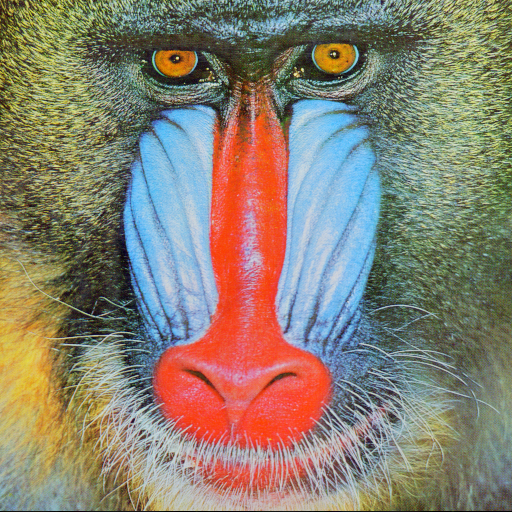
#> input picture Entradas/baboon_colorida.png, 512 x 512 px, found by its file name; its folder holds only this picture in this run
$ python esbocoALapis.py Entradas/baboon_colorida.png   (older library calls are emulated)
#> lines starting #> are read from the running program, lines starting #| are printed output that depends on the picture
import argparse
import cv2
import os

def aplicar_esboco_lapis(caminho_entrada, caminho_saida):
#> called with caminho_entrada = 'Entradas/Entradas/baboon_colorida.png'
    try:
        # Processamento da imagem
        imagem = cv2.imread(caminho_entrada)
#> imagem is the input picture: shape (512, 512, 3); mean B, G, R 113.1, 128.9, 137.4
        if imagem is None:
            print(f"Erro: Não foi possível carregar a imagem {caminho_entrada}!")
            return False

        imagem_cinza = cv2.cvtColor(imagem, cv2.COLOR_BGR2GRAY)
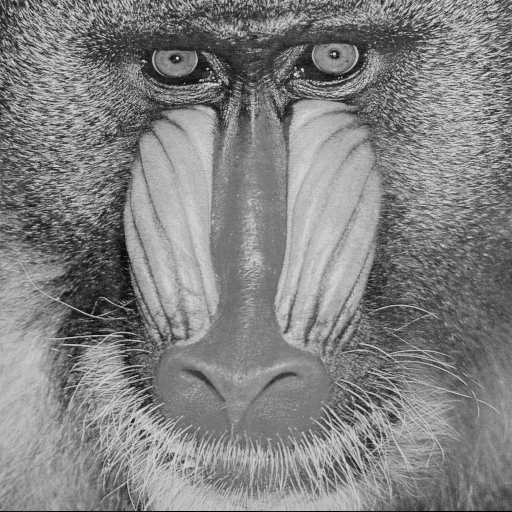
#> imagem_cinza: shape (512, 512); min 0, max 231, mean 129.6
        imagem_desfocada = cv2.GaussianBlur(imagem_cinza, (21, 21), 0)
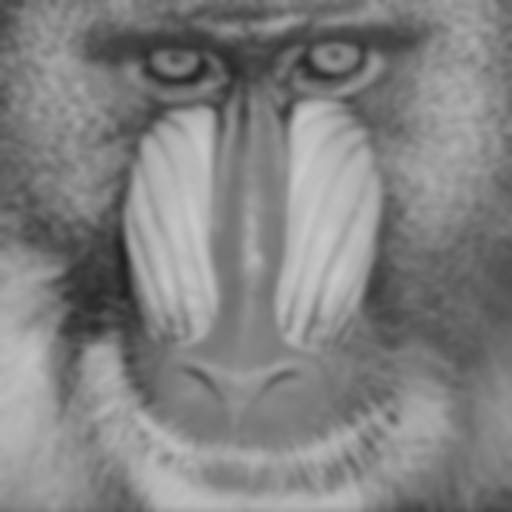
#> imagem_desfocada: shape (512, 512); min 33, max 201, mean 129.7

        imagem_cinza_float = imagem_cinza.astype('float32')
        imagem_desfocada_float = imagem_desfocada.astype('float32')
        esboco = cv2.divide(imagem_cinza_float, imagem_desfocada_float + 1e-6, dtype=cv2.CV_32F)
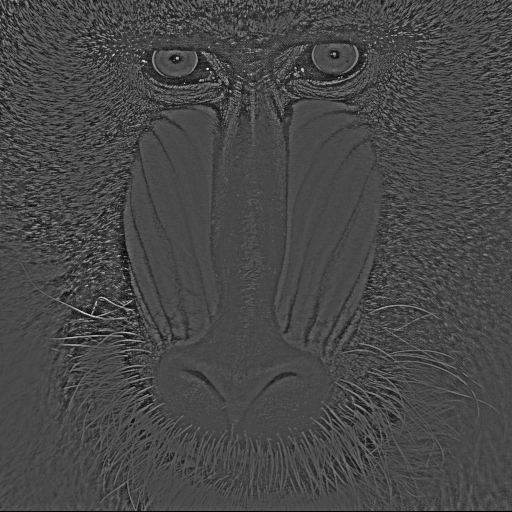
#> esboco: shape (512, 512) float32; min 0, max 3.51, mean 0.993; drawn with min black and max white
        esboco = (esboco * 255).clip(0, 255).astype('uint8')
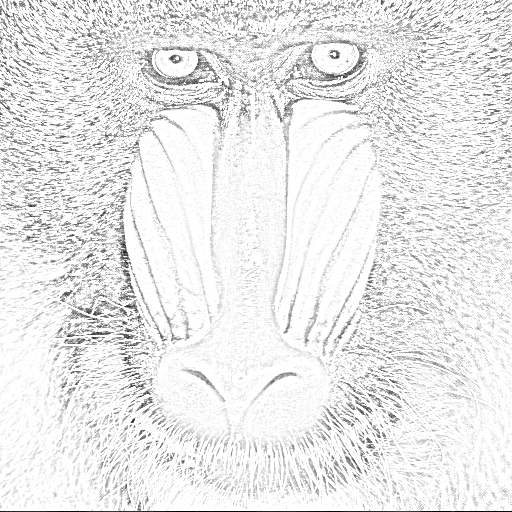
#> esboco: shape (512, 512); min 0, max 255, mean 234.1

        # Cria diretório se não existir (com tratamento de erro)
        os.makedirs(os.path.dirname(caminho_saida), exist_ok=True)

        cv2.imwrite(caminho_saida, esboco)
        return True

    except Exception as e:
        print(f"Erro durante o processamento: {str(e)}")
        return False

if __name__ == "__main__":
    parser = argparse.ArgumentParser(description='Transforma imagens em esboços a lápis')
    parser.add_argument('entrada', help='Caminho da imagem de entrada (pasta "Entradas")')
    parser.add_argument('-s', '--saida', help='Nome do arquivo de saída (pasta "Saidas")', default=None)

    args = parser.parse_args()

    # Configura caminhos
    pasta_entradas = os.path.join(os.path.dirname(__file__), 'Entradas')
    pasta_saidas = os.path.join(os.path.dirname(__file__), 'Saidas')

    caminho_entrada = os.path.join(pasta_entradas, args.entrada)

    if args.saida:
        caminho_saida = os.path.join(pasta_saidas, args.saida)
    else:
        nome_padrao = f"esboco_{args.entrada}"
        caminho_saida = os.path.join(pasta_saidas, nome_padrao)

    # Executa e mostra resultado
    if aplicar_esboco_lapis(caminho_entrada, caminho_saida):
        print(f"✅ Esboço salvo em: {caminho_saida}")
    else:
        print("❌ Falha ao processar a imagem")

$ run again, on Entradas/marinasena.png
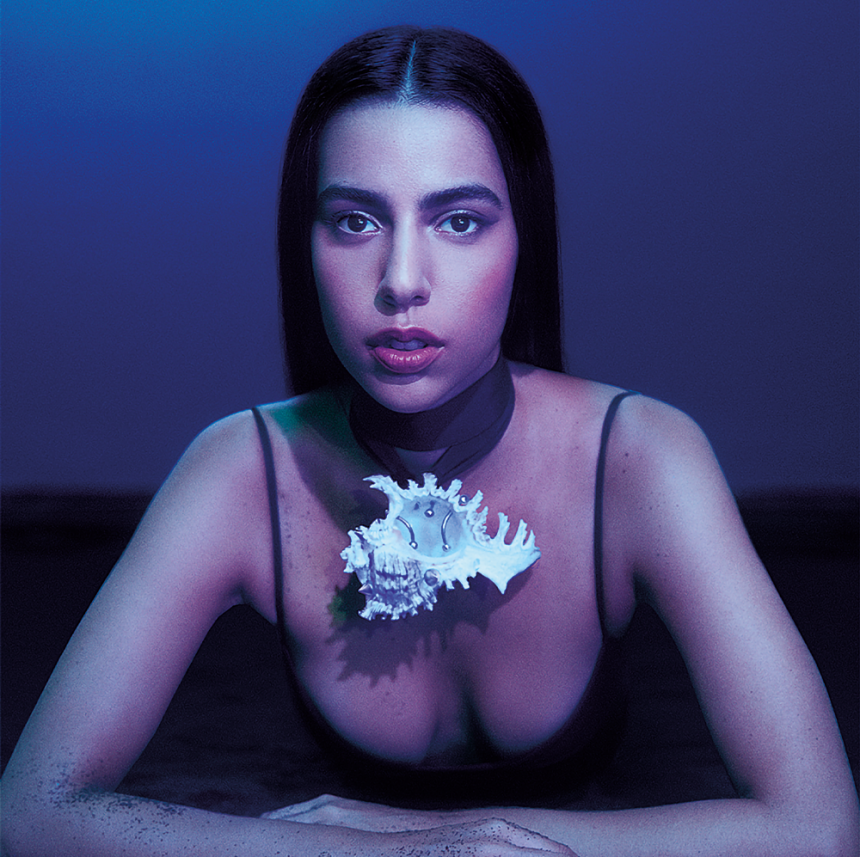
#> input picture Entradas/marinasena.png, 860 x 857 px, found by its file name
#> in aplicar_esboco_lapis, imagem is the input picture: shape (857, 860, 3); mean B, G, R 109.8, 62.6, 59.5
#> in aplicar_esboco_lapis, `imagem_cinza = cv2.cvtColor(imagem, cv2.COLOR_BGR2GRAY)`:
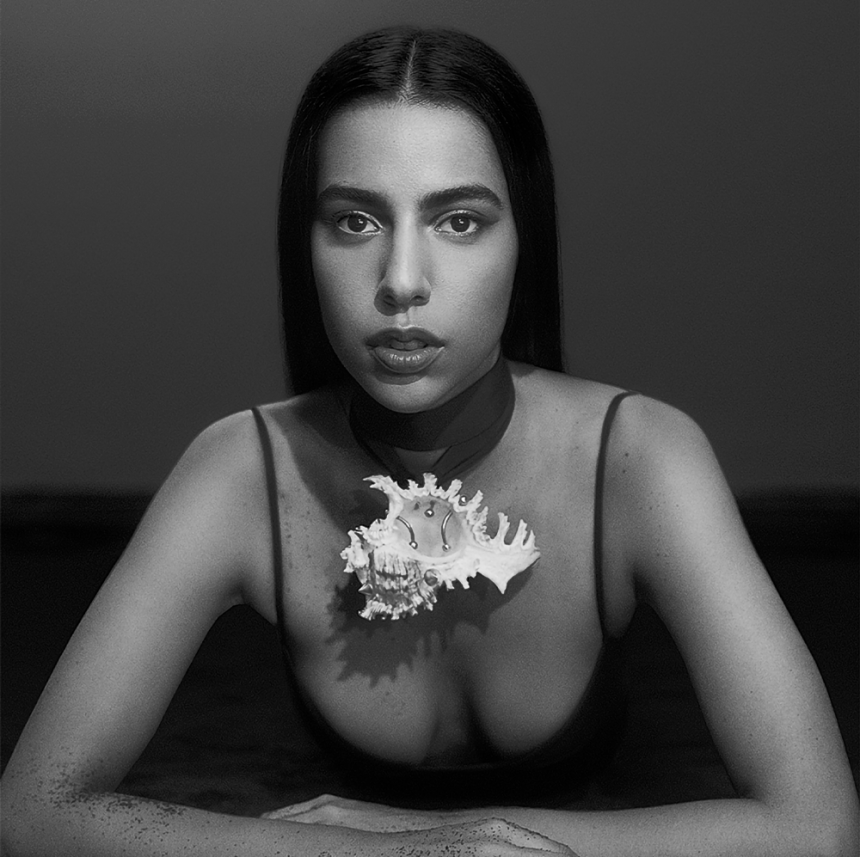
#> imagem_cinza: shape (857, 860); min 0, max 252, mean 67
#> in aplicar_esboco_lapis, `esboco = (esboco * 255).clip(0, 255).astype('uint8')`:
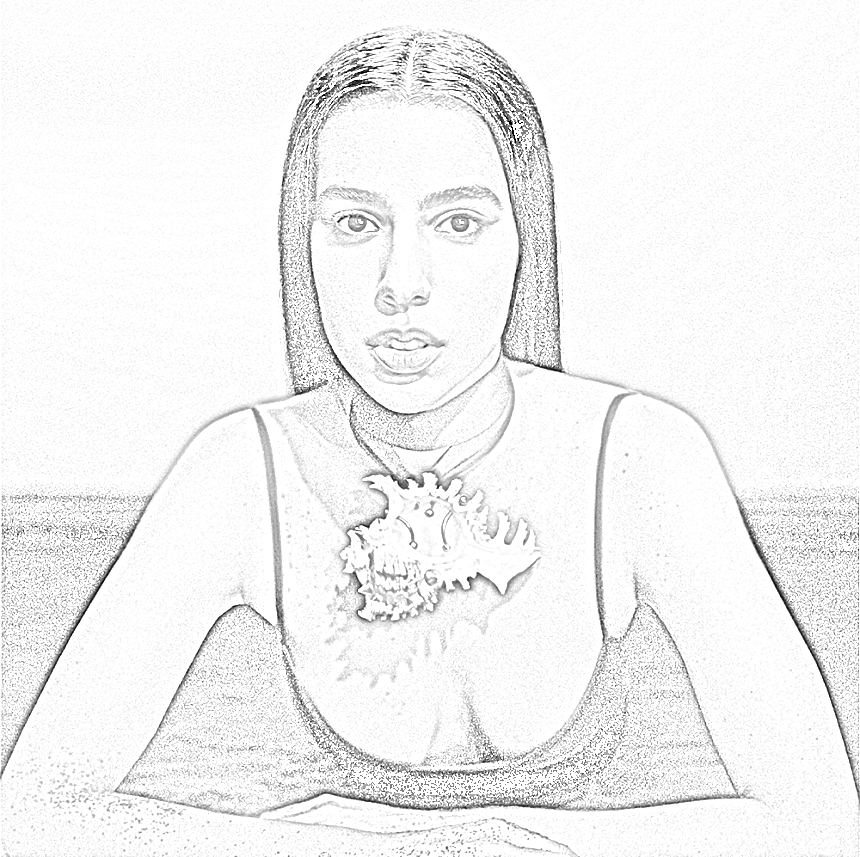
#> esboco: shape (857, 860); min 0, max 255, mean 242.5

$ run again, on Entradas/butterfly.png
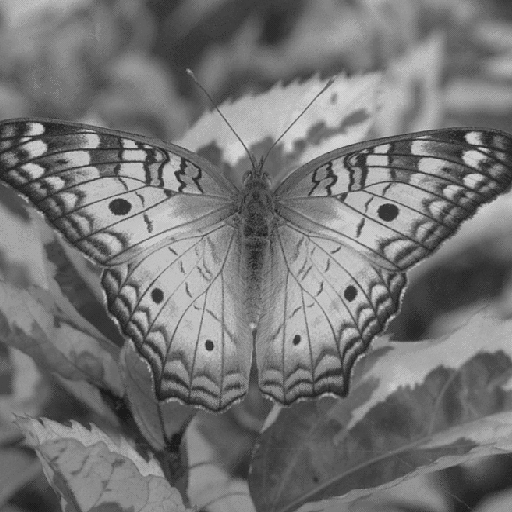
#> input picture Entradas/butterfly.png, 512 x 512 px, found by its file name
#> in aplicar_esboco_lapis, imagem is the input picture: shape (512, 512, 3); min 27, max 212, mean 116.8
#> in aplicar_esboco_lapis, `esboco = cv2.divide(imagem_cinza_float, imagem_desfocada_float + 1e-6,..`:
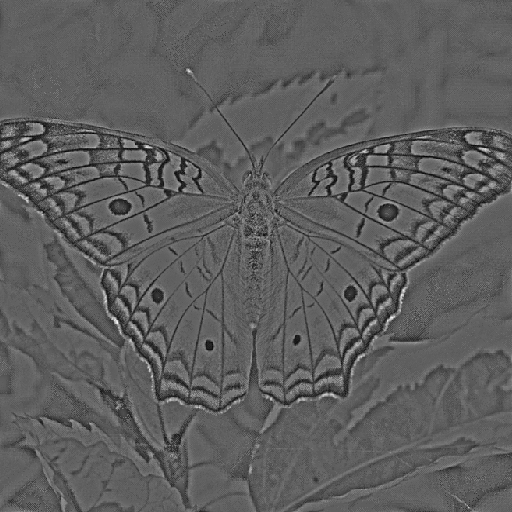
#> esboco: shape (512, 512) float32; min 0.261, max 2.23, mean 0.991; drawn with min black and max white
#> in aplicar_esboco_lapis, `esboco = (esboco * 255).clip(0, 255).astype('uint8')`:
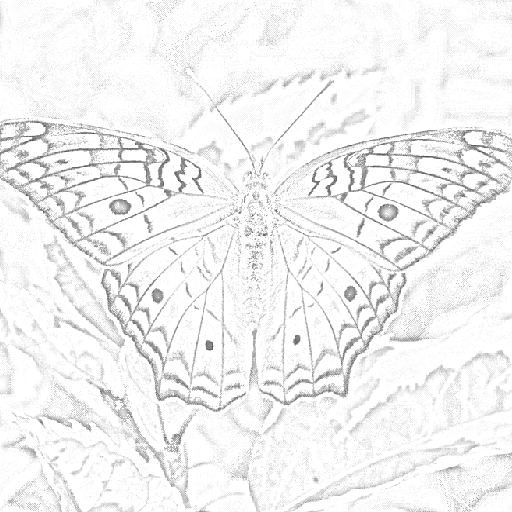
#> esboco: shape (512, 512); min 66, max 255, mean 241.9
